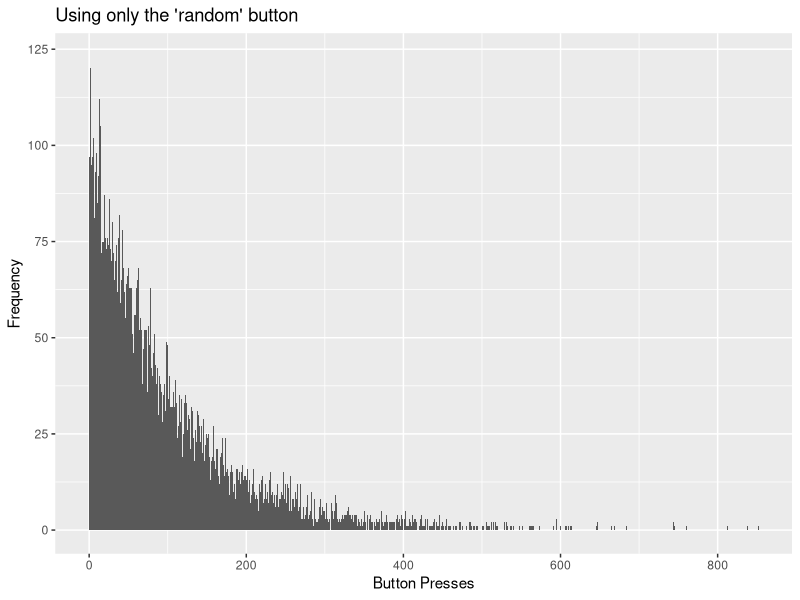
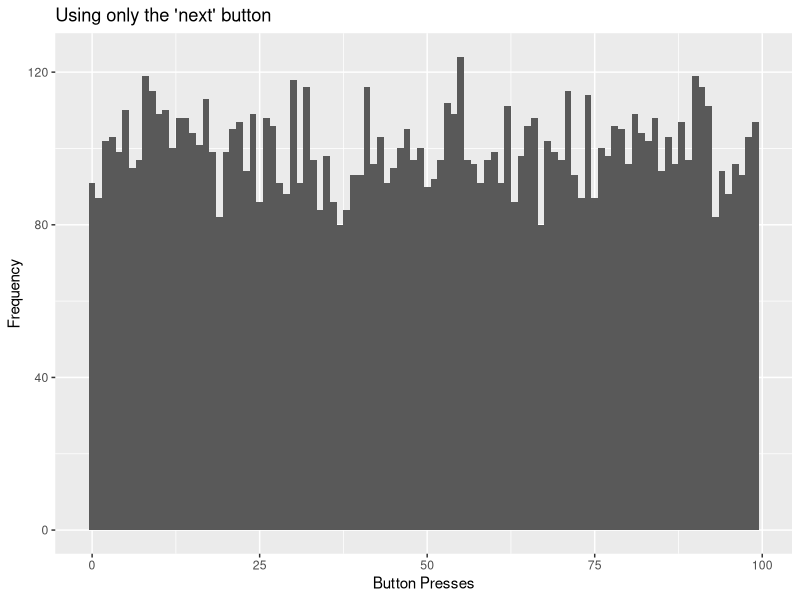
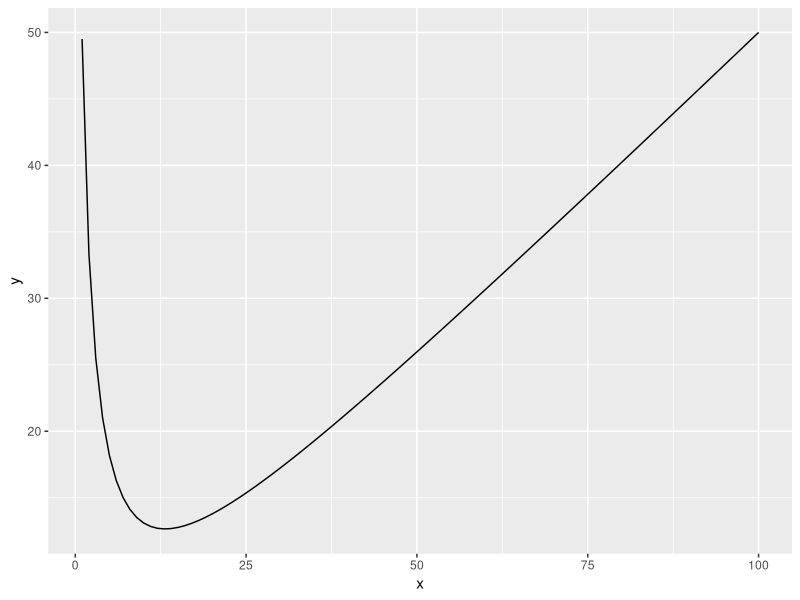
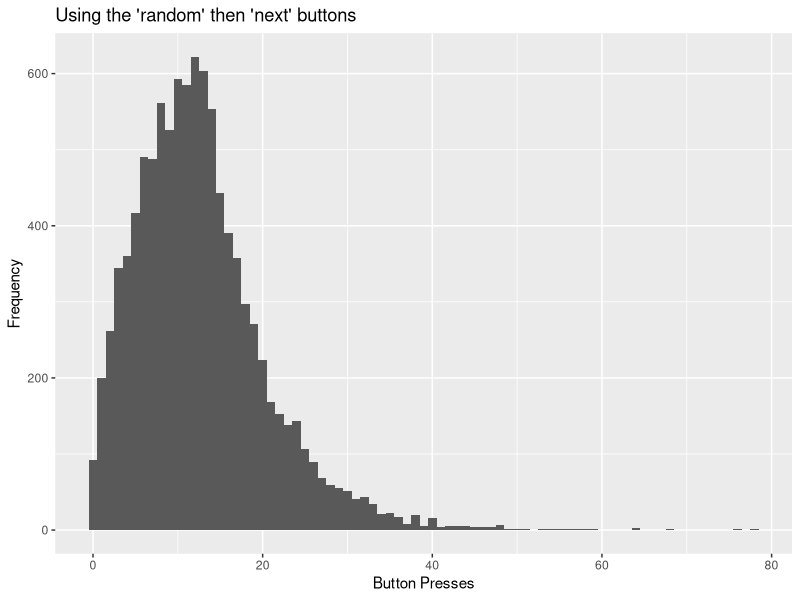

Recreate these plots in R, in order.
## ---- chunk 1
knitr::opts_chunk$set(echo = TRUE)
## ---- chunk 2
library(ggplot2)

numPresses <- 0
currTrack <- sample(1:100,1)

newRun <- function() {
  numPresses <<- 0
  currTrack <<- sample(1:100,1)
}

pressNext <- function() {
  numPresses <<- numPresses + 1
  currTrack <<- currTrack + 1
  if (currTrack == 101) {
    currTrack <<- 1
  }
}

pressRandom <- function() {
  numPresses <<- numPresses + 1
  currTrack <<- sample(1:100,1)
}

## ---- chunk 3
allRuns <- c()

for (run in 1:10000) {
  newRun()
  while (currTrack != 42) {
    pressRandom()
  }
  allRuns <- c(allRuns,numPresses)
}

ggplot() + 
  aes(allRuns) + 
  geom_histogram(binwidth=1) +
  ylab("Frequency") +
  xlab("Button Presses") +
  ggtitle("Using only the 'random' button")

print(mean(allRuns))
## ---- chunk 4
allRuns <- c()

for (run in 1:10000) {
  newRun()
  while (currTrack != 42) {
    pressNext()
  }
  allRuns <- c(allRuns,numPresses)
}

ggplot() + 
  aes(allRuns) + 
  geom_histogram(binwidth=1) +
  ylab("Frequency") +
  xlab("Button Presses") +
  ggtitle("Using only the 'next' button")

print(mean(allRuns))
## ---- chunk 5
myFunc <- function(x) {
  y <- (99/(x+1)) * (1-(x/100)) + (x/2)
  return(y)
}
df <- data.frame(1:100, myFunc(1:100))
colnames(df) <- c("x","y")
ggplot(df, aes(x=x, y=y)) + 
  geom_point(alpha=0) + 
  geom_line()

print(paste("(",df$x[df$y==min(df$y)],",",round(min(df$y),digits=2),")",sep=""))
## ---- chunk 6
allRuns <- c()

for (run in 1:10000) {
  newRun()
  while (currTrack != 42) {
    if ((42 - 13 > currTrack) || (currTrack > 42)) {
      pressRandom()
    } else {
      pressNext()
    }
  }
  allRuns <- c(allRuns,numPresses)
}

ggplot() + 
  aes(allRuns) + 
  geom_histogram(binwidth=1) +
  ylab("Frequency") +
  xlab("Button Presses") +
  ggtitle("Using the 'random' then 'next' buttons")

print(mean(allRuns))
